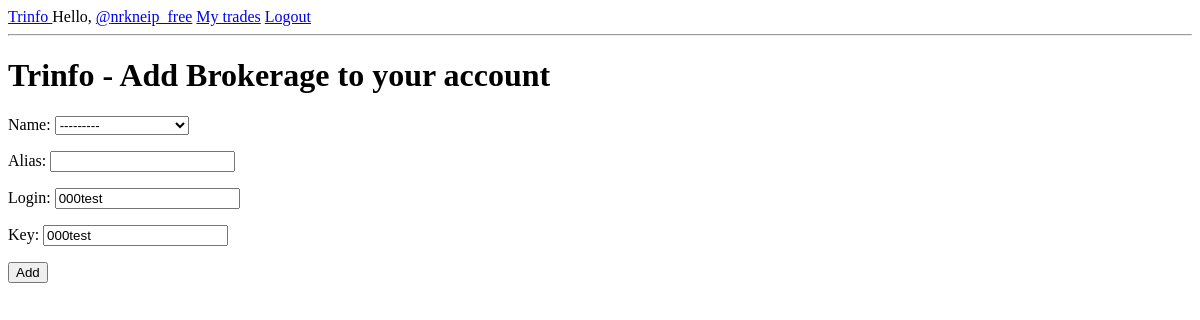
Before: /update-brokerage/1/ (signed in) with the older database file.
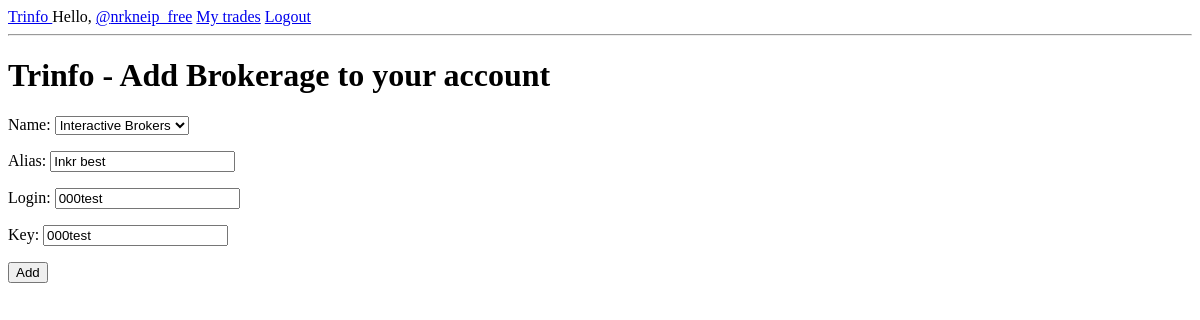
After: the same page with the newer database file.
### base/models.py (models this page shows, shortened)
class Brokerage(models.Model):
    NAME_CHOICES = (
        ('interactive_brokers', 'Interactive Brokers'),
        ('tradezero', 'TradeZero'),
        ('binance', 'Binance'),
        ('coinbase', 'Coinbase'),
        ('kucoin', 'KuCoin'),
        ('bybit', 'Bybit'),
        ('okx', 'OKX'),
        ('bitstamp', 'Bitstamp'),
        ('bitfinex', 'Bitfinex'),
        ('gate_io', 'Gate.io'),
        ('gemini', 'Gemini'),
        ('bitget', 'Bitget'),
        ('huobi', 'Huobi'),
        ('mercado_bitcoin', 'Mercado Bitcoin'),
        ('foxbit', 'Foxbit')
    )
    user = models.ForeignKey(User, on_delete=models.CASCADE)
    name = models.CharField(max_length=20, choices=NAME_CHOICES)
    alias = models.CharField(max_length=20, null=True)
    login = models.CharField(max_length=100)
    key = models.CharField(max_length=100)
    updated = models.DateTimeField(auto_now=True)
    created = models.DateTimeField(auto_now_add=True)

### base/views.py (the view)
# urls.py: path('update-brokerage/<str:pk>/', views.updateBrokerage, name="update-brokerage"),
@login_required(login_url="signin")
def updateBrokerage(request, pk):
    brokerage = Brokerage.objects.get(id=pk)
    form = BrokerageForm(instance=brokerage)
    if request.user != brokerage.user:
        return HttpResponse('You can only edit your connected brokerages')
    if request.method == 'POST':
        form = BrokerageForm(request.POST, instance=brokerage)
        if form.is_valid():
            form.save()
            return redirect('profile', username=request.user.username)
    context = {'form': form}
    return render(request, 'base/brokerage_form.html', context)

### base/forms.py
class BrokerageForm(ModelForm):
	class Meta:
		model = Brokerage
		fields = '__all__'
		exclude = ['user']

### base/templates/base/brokerage_form.html (shortened to what this page needs)
{% extends 'main.html' %}
{% block content %}
<h1>Trinfo - Add Brokerage to your account</h1>
    <form method="POST" action="">
        {{ form.as_p }}
        <button type="submit">Add</button>
    </form>
{% endblock content %}

### templates/main.html (shortened to what this page needs)
<!DOCTYPE html>
<html>
    <head>
    </head>
    <body>
		{% include 'navbar.html' %}
		{% block content %}
		{% endblock content %}
    </body>
</html>

### templates/navbar.html (shortened to what this page needs)
<a href='/'>
	Trinfo
</a>
{% if request.user.is_authenticated %}
<span>Hello, <a href="{% url 'profile' request.user.username %}">@{{request.user}}</a></span>
<span><a href="{% url 'trades' %}">My trades</a></span>
<a href="{% url 'signout' %}">Logout</a>
{% else %}
<a href="{% url 'signin' %}">Login</a>
<button><a href="{% url 'signup' %}">Create account</a></button>
{% endif %}
<hr>

Changed rows visible on the page:
changed Brokerage "000test": name "---------" → "Interactive Brokers"; alias (not shown) → "Inkr best"
